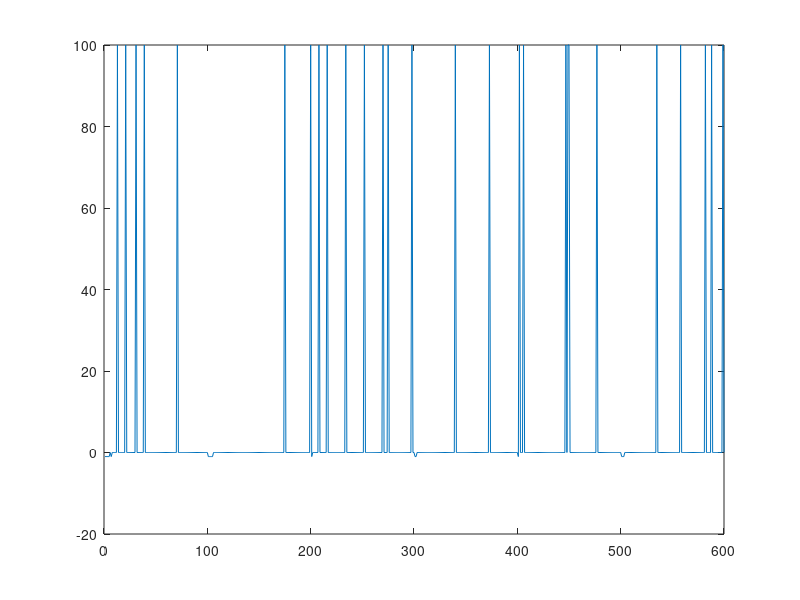

Write MATLAB code to recreate this figure.
% Name: hw3.m
% Author: Jazel A. Suguitan
% Last Modified: Oct. 27, 2021

clc,clear
close all

% Q Learning (Off-Policy Control)

% Create Q table

alpha = 0.01;    %initialize learning rate (WHAT TO SET???)
gamma = 0.9; %
grid_size = 5;
%[X,Y] = meshgrid(grid_size);
grid = zeros(grid_size);
num_states = grid_size * grid_size;
S = 1:num_states;
num_actions = 4;
A = 1:num_actions; % 1-up, 2-down, 3-right, 4-left
num_eps = 6;
num_its = 100;
delta_t_update = 0.008;
%T = 0:delta_t_update:7; % Set simulation time
%Q = cell(num_states, num_actions);   % create initial Q-table  zeros(num_states, 4)
Q = zeros(num_states, num_actions);
%s_ = cell(size(T), num_its);
%a_ = cell(size(T,1), num_its);
Q_eps = cell(num_eps, 1);
goals = randi([2,num_states], num_eps, num_its);    %create random goal positions, store in num_eps x num_its matrix

rewards = zeros(num_eps * num_its, 1);

for episode = 1:num_eps
    %t = episode    %extra variable t to make Q equation look cleaner
    %s_{t} = 1;  %place robot in upper left cell of grid
    s_t = 1;    %place robot in upper left cell of grid
    %a_t = 3;    %arbitrary initial action
    for iteration = 1:num_its
        %k = iteration  % extra variable k to make Q equation look cleaner
        %find max reward in row of Q-table corresponding with current state
        [maxReward, a_next] = max(Q(s_t,:));
        
        %take action
        if a_next == 1  %up
            if s_t >= 1 && s_t <= grid_size %robot is currently in top row of grid
                %do not move out of grid. do nothing
                s_next = s_t;
            else %robot is able to move up
                s_next = s_t - grid_size;
            end
        elseif a_next == 2  %down
            if s_t <= num_states && s_t > num_states - grid_size %robot is currently in bottom row of grid
                %do not move out of grid. do nothing
                s_next = s_t;
            else %robot is able to move down
                s_next = s_t + grid_size;
            end
        elseif a_next == 3 %right
            if mod(s_t, grid_size) == 0 %robot is currently in rightmost column of grid
                %do not move out of grid. do nothing
                s_next = s_t;
            else %robot is able to move right
                s_next = s_t + 1;
            end
        else   %left
            if mod(s_t, grid_size) == 1 %robot is currently in leftmost column of grid
                %do not move out of grid. do nothing
                s_next = s_t;
            else % robot is able to move left
                s_next = s_t - 1;
            end
        end
        
        %assign reward from new state after taken action
        if s_next == goals(episode,iteration)
           %robot reached goal
           r = 100;
        elseif (s_next >= 1 && s_next <= grid_size) || (mod(s_next, grid_size) == 0) || (mod(s_next, grid_size) == 1)
            %robot now in border cell
            r = -1;
        else
            %all other actions
            r = 0;
        end
        
        %get max reward of new state from Q-table
        newMax = max(Q(s_next,:));
        
        %update Q table
        Q(s_t,a_next) = Q(s_t,a_next) + alpha * (r + gamma*newMax - Q(s_t,a_next));
        %FROM SLIDES: Q (s_{t}, a_{t})(k) = Q(s_{t}, a_{t})(k-1) + alpha [ r_{t+1} + gamma * Q(s_{t+1}, a_{t+1})(k-1)- Q(s_{t}, a_{t})(k-1)]
        
        %update current state variable
        s_t = s_next;
        
        %update reward array (for plot)
        rewards(((episode-1)*num_its) + iteration) = r;
        if (r == 100)
            iteration = num_its; %end the episode if terminal state was reached
        end
    end
    Q_eps{episode} = Q;
end

Final_Q_Table = Q_eps{num_eps}

% X = 1:num_eps+num_its;
% Y = rewards(:);
% plot(X,Y)
plot(rewards)